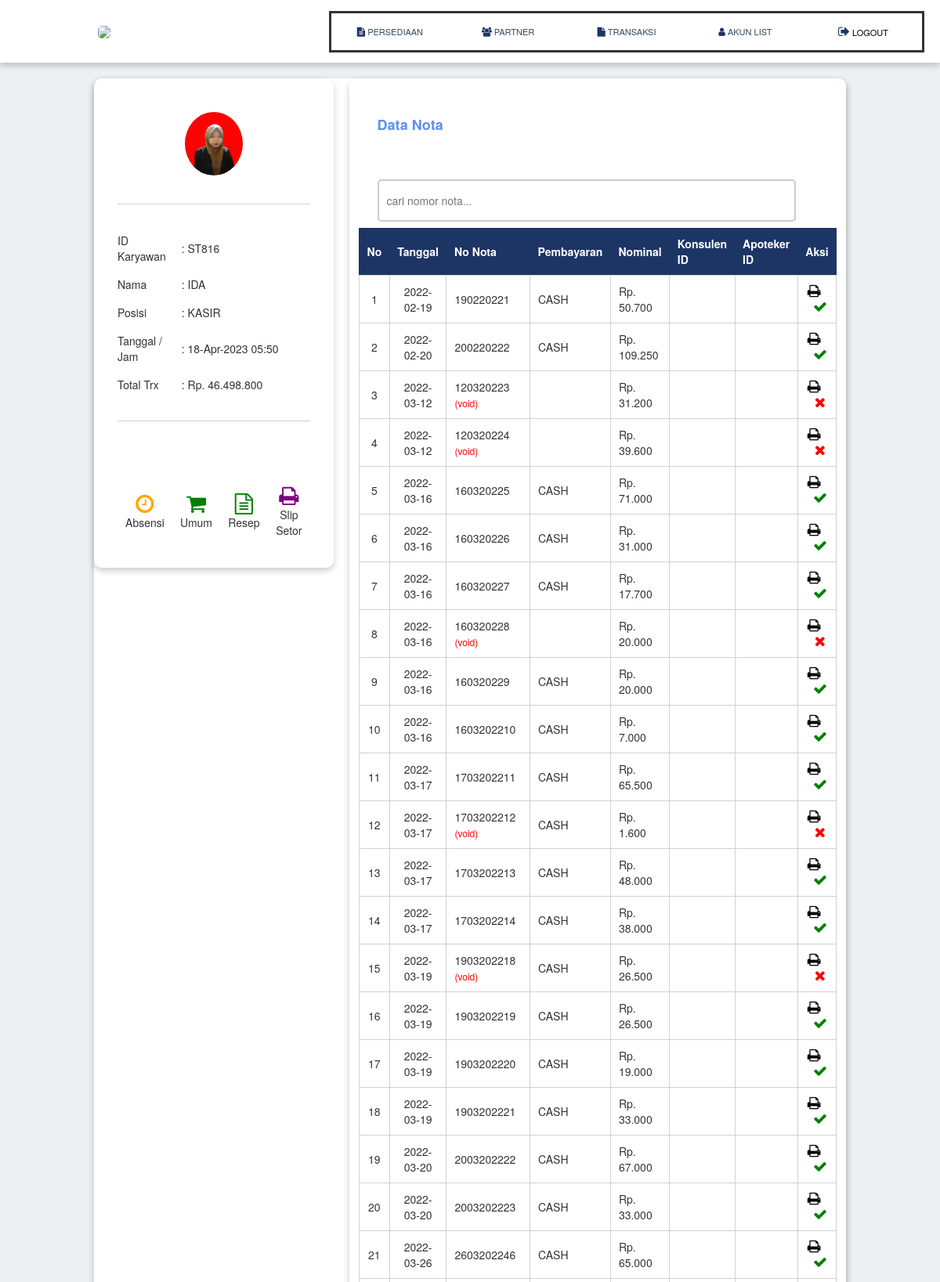
Page /account/list-nota.php (signed in, upper part) on the committed database.
### tables this page shows
CREATE TABLE `db_user` (
  `no` int(10) NOT NULL,
  `id_user` varchar(100) NOT NULL,
  `nama` varchar(100) NOT NULL,
  `alamat` varchar(100) NOT NULL,
  `hp` varchar(15) NOT NULL,
  `email` varchar(100) NOT NULL,
  `jabatan` varchar(25) NOT NULL,
  `username` varchar(10) NOT NULL,
  `password` varchar(6) NOT NULL,
  `jenis_kelamin` varchar(25) NOT NULL,
  `foto` varchar(100) NOT NULL,
  `fee` varchar(5) NOT NULL,
  `activation_status` int(1) NOT NULL DEFAULT 1
);

CREATE TABLE `db_penjualan` (
  `no` int(100) NOT NULL,
  `tanggal` varchar(100) NOT NULL,
  `jam` varchar(100) NOT NULL,
  `nota` varchar(100) NOT NULL,
  `kode_trx` varchar(25) NOT NULL,
  `urut` int(100) NOT NULL,
  `id_produk` varchar(100) NOT NULL,
  `item` varchar(100) NOT NULL,
  `harga_beli` varchar(100) NOT NULL,
  `harga_jual` varchar(100) NOT NULL,
  `qty` varchar(100) NOT NULL,
  `sub_total_beli` varchar(100) NOT NULL,
  `sub_total_jual` varchar(100) NOT NULL,
  `ppn` varchar(100) NOT NULL,
  `sub_total_ppn` varchar(100) NOT NULL,
  `id_user` varchar(100) NOT NULL,
  `status` varchar(1) NOT NULL DEFAULT '0',
  `grand_total` varchar(100) NOT NULL,
  `jenis_pembayaran` varchar(100) NOT NULL,
  `cash_terima` varchar(100) NOT NULL,
  `cash_return` varchar(100) NOT NULL,
  `nama` varchar(100) NOT NULL,
  `hp` varchar(100) NOT NULL,
  `kategori_plg` varchar(100) NOT NULL,
  `no_kartu` varchar(100) NOT NULL,
  `bank_penerbit` varchar(100) NOT NULL,
  `expired_date` varchar(100) NOT NULL,
  `nama_pemegang` varchar(100) NOT NULL,
  `id_konsulen` varchar(100) NOT NULL,
  `id_apoteker` varchar(100) NOT NULL,
  `status_setor` int(1) NOT NULL DEFAULT 0,
  `terima_oleh` varchar(100) NOT NULL,
  `tgl_setor` varchar(50) NOT NULL
);

### account/akses.php (called while the page is built, shortened)
<?php
include dirname(__DIR__)."/configuration/koneksi.php";
$result  = mysqli_query($koneksi, "SELECT * FROM db_user where username like '$_SESSION[guest]'");
$akses     = mysqli_fetch_assoc($result);
?>

### account/list-nota.php (the view, shortened to what this page needs)
<?php
include "akses.php";
include "mainhead.php";
$tglnow = date("d-M-Y");
$jamnow = date("H:i");
?>
<table class ="table-main">
<?php include "dash-left-staff.php"; ?>
<td style="width:1%;"></td>
<td valign="top" style="width:65%;background:white;box-shadow:0 4px 8px 0 rgba(0, 0, 0, 0.2);border-radius:10px;">
<table style="width:95%;padding:20px;margin-top:30px;">
    <td colspan="2" ><font size="4" color="#5b8ff5"><b>Data Nota</b></font></td></tr>
    <td colspan="2" height="40">&nbsp;</td></tr>
    <td ><input type="text" id="myInput" onkeyup="myFunction()" placeholder="cari nomor nota..."></td>
    <td align="center" width="5%">&nbsp;</td>
</table>
<table id="myTable" style="width:95%;padding:20px;margin-top:0px;">
  <tr class="header" height="50" style="background:#1d3565;color:white;">
    <th style="width:5%;padding:10px;"><center>No</center></th>
    <th style="width:13%;padding:10px;"><center>Tanggal</center></th>
    <th style="width:20%;padding:10px;">No Nota</th>
    <th style="width:12%;padding:10px;">Pembayaran</th>
    <th style="width:15%;padding:10px;">Nominal</th>
    <th style="width:11%;padding:10px;">Konsulen ID</th>
    <th style="width:11%;padding:10px;">Apoteker ID</th>
    <th style="width:11%;padding:10px;"><center>Aksi</center></th>
  </tr>
<?php
	$batas = 50;
	$halaman = isset($_GET['halaman'])?(int)$_GET['halaman'] : 1;
	$halaman_awal = ($halaman>1) ? ($halaman * $batas) - $batas : 0;
	$data_pegawai = mysqli_query($koneksi,"select * from db_penjualan where id_user like '$akses[id_user]' group by nota order by no asc limit $halaman_awal, $batas");
  $no = 1;
	while($record = mysqli_fetch_array($data_pegawai)){
    $sqlpengunjung    = "select sum(sub_total_jual) kunjung from db_penjualan where nota like '$record[nota]'";
    $resultpengunjung = mysqli_query($koneksi, $sqlpengunjung);
    $pengunjung3      = mysqli_fetch_object($resultpengunjung);
    $total_penjualan  = $pengunjung3->kunjung;
    $total_penjualanrp= number_format($total_penjualan,0,",",".");
    if ($record["status"] == "0"){$status_nota = "<span style='color:red;font-size:12px;'>(void)</span>";$button_status = "<a tooltip='Nota Transaksi Dibatalkan' flow='left' ><i class='fa fa-times' style='color:red;font-size:18px;'></i></a>";}
    if ($record["status"] == "1"){$status_nota = "";$button_status = "<a href='save-data?nota=$record[nota]&jenis2=batalkan-trx' tooltip='Batalkan Nota Transaksi' flow='left' ><i class='fa fa-check' style='color:green;font-size:18px;' onclick='return cek_del$no();'></i></a>";}
    echo "
    <script>
    function cek_del$no()
    {
        tanya = confirm('Anda ingin membatalkan transaksi nota $record[nota]  ?');
        if (tanya == true) return list_nota();
        else return false;
    }
    </script>
    <tr>
    <td style='border:1px solid #d1d1d1;padding:10px;'><center>$no</center></td>
    <td align='center' style='border:1px solid #d1d1d1;padding:10px;'>$record[tanggal]</td>
    <td style='border:1px solid #d1d1d1;padding:10px;'>$record[nota] $status_nota</td>
    <td style='border:1px solid #d1d1d1;padding:10px;'>$record[jenis_pembayaran]</td>
    <td style='border:1px solid #d1d1d1;padding:10px;'>Rp. $total_penjualanrp</td>
    <td style='border:1px solid #d1d1d1;padding:10px;'>$record[id_konsulen]</td>
    <td style='border:1px solid #d1d1d1;padding:10px;'>$record[id_apoteker]</td>
    <td style='border:1px solid #d1d1d1;padding:10px;'>
    <center>
    <a href='print-nota-2?nota=$record[nota]' tooltip='Cetak ulang nota' flow='left' ><i class='fa fa-print' style='color:black;font-size:18px;'></i></a>
    &nbsp; &nbsp;
    $button_status
    </center>
    </td>
    </tr>";
    $no++;
  }
?>
</table>
</td>

### account/dash-left-staff.php (shortened to what this page needs)
<td valign="top" style="width:30%;height:600px;padding:0px;">
    <table align="center" style="width:100%;height:100px;background:white;box-shadow:0 4px 8px 0 rgba(0, 0, 0, 0.2);border-radius:10px;">
        <td style="padding:20px;"><table width="100%">
        <td colspan="2" align="center"><img src="staff-image/<?php echo "$akses[foto]"; ?>" style="width:30%;height:auto;margin-top:15px;border-radius:100%;"></td></tr>
        <td colspan="2" align="center"><hr style="border:0px;height:1px;background:#d1d1d1;"></td></tr>
        <td style="width:25%;">ID Karyawan</td>
        <td style="width:75%;">: <?php echo "$akses[id_user]"; ?></td></tr>
        <td style="width:25%;">Nama</td>
        <td style="width:75%;">: <?php echo "$akses[nama]"; ?></td></tr>
        <td style="width:25%;">Posisi</td>
        <td style="width:75%;">: <?php echo "$akses[jabatan]"; ?></td></tr>
        <td style="width:25%;">Tanggal / Jam</td>
        <td style="width:75%;">: <?php echo "$tglnow $jamnow"; ?></td></tr>
        <td style="width:25%;">Total Trx</td>
        <td style="width:75%;">: Rp. <?php echo "$user_trxrp"; ?></td></tr>
        <td colspan="2" align="center"><hr style="border:0px;height:1px;background:#d1d1d1;"></td></tr>
        <td colspan="2" align="center"><?php include "jam.php"; ?></td></tr>
        <td colspan="2">
            <table style="width:100%;padding:10px;margin-top:20px;">
                <td align="center" style="width:25%;padding:10px;" onclick="return absensi_karyawan('snapshot')"><a tooltip='Absensi Karyawan' flow='right'><i class="fa fa-clock-o" style="color:orange;font-size:27px;"></i></a><br>Absensi</td>
                <td align="center" style="width:25%;padding:10px;"><a href="penjualan-produk?kategori_cust=UMUM" tooltip='Buat Transaksi Baru Umum' flow='left'><i class="fa fa-shopping-cart" style="color:green;font-size:27px;"></i></a><br>Umum</td>
                <td align="center" style="width:25%;padding:10px;"><a href="penjualan-produk?kategori_cust=RESEP" tooltip='Buat Transaksi Baru Resep Dokter' flow='left'><i class="fa fa-file-text-o" style="color:green;font-size:27px;"></i></a><br>Resep</td>
                <td align="center" style="width:25%;padding:10px;" onclick="return lap_penjualan_produk('lap-penjualan-produk')"><a tooltip='Laporan Penjualan' flow='left'><i class="fa fa-print" style="color:purple;font-size:27px;"></i></a><br>Slip Setor</td>
            </table>
        </td></tr>

### link/mystyle.css (style rules this page uses)
@media screen and (min-width: 279px) { * { margin:0px auto; } }
@media screen and (min-width: 479px) { * { margin:0px auto; } }
@media screen and (min-width: 679px) { * { margin:0px auto; } }
[tooltip] { position: relative; }
[tooltip]::before, [tooltip]::after { text-transform: none; font-size: .9em; line-height: 1; user-select: none; pointer-events: none; position: absolute; display: none; opacity: 0; }
[tooltip]::before { content: ''; border: 5px solid transparent; z-index: 1001; }
[tooltip]::after { content: attr(tooltip); font-family: Helvetica, sans-serif; text-align: center; min-width: 3em; max-width: 21em; white-space: nowrap; overflow: hidden; text-overflow: ellipsis; padding: 1ch 1.5ch; border-radius: .3ch; box-shadow: 0 1em 2em -.5em rgba(0, 0, 0, 0.35); background: #333; color: #fff; z-index: 1000; }
[tooltip][flow^="left"]::before { top: 50%; border-right-width: 0; border-left-color: #333; left: calc(0em - 5px); transform: translate(-.5em, -50%); }
[tooltip][flow^="left"]::after { top: 50%; right: calc(100% + 5px); transform: translate(-.5em, -50%); }
[tooltip][flow^="right"]::before { top: 50%; border-left-width: 0; border-right-color: #333; right: calc(0em - 5px); transform: translate(.5em, -50%); }
[tooltip][flow^="right"]::after { top: 50%; left: calc(100% + 5px); transform: translate(.5em, -50%); }
input[type=text],input[type=password],select,input[type=number],input[type=file],input[type=email],input[type=date],input[type=time],textarea { font-size: 14px; width: 100%; padding: 15px 10px; box-sizing: border-box; border: 2px solid #ccc; -webkit-transition: 0.5s; transition: 0.5s; outline: none; background-size: 30px; background-position: 5px 5px; background-repeat: no-repeat; padding-left: 10px; border-radius: 5px; }
.table-main { width: 80%; margin-bottom: 100px; padding: 100px 100px; border-radius: 10px; background: white; box-shadow: 0 4px 8px 0 rgba(0, 0, 0, 0.2); }
.table-main td { padding: 8px 10px; }

### rows in the picture
db_user: foto (picture), id_user "ST816", nama "IDA", jabatan "KASIR"
db_penjualan: tanggal "2022-02-19", nota "190220221", jenis_pembayaran "CASH", total_penjualanrp "50.700"
db_penjualan: tanggal "2022-02-20", nota "200220222", jenis_pembayaran "CASH", total_penjualanrp "109.250"
db_penjualan: tanggal "2022-03-12", nota "120320223", status "(void)", total_penjualanrp "31.200"
db_penjualan: tanggal "2022-03-12", nota "120320224", status "(void)", total_penjualanrp "39.600"
db_penjualan: tanggal "2022-03-16", nota "160320225", jenis_pembayaran "CASH", total_penjualanrp "71.000"
db_penjualan: tanggal "2022-03-16", nota "160320226", jenis_pembayaran "CASH", total_penjualanrp "31.000"
db_penjualan: tanggal "2022-03-16", nota "160320227", jenis_pembayaran "CASH", total_penjualanrp "17.700"
db_penjualan: tanggal "2022-03-16", nota "160320228", status "(void)", total_penjualanrp "20.000"
db_penjualan: tanggal "2022-03-16", nota "160320229", jenis_pembayaran "CASH", total_penjualanrp "20.000"
db_penjualan: tanggal "2022-03-16", nota "1603202210", jenis_pembayaran "CASH", total_penjualanrp "7.000"
db_penjualan: tanggal "2022-03-17", nota "1703202211", jenis_pembayaran "CASH", total_penjualanrp "65.500"
db_penjualan: tanggal "2022-03-17", nota "1703202212", status "(void)", jenis_pembayaran "CASH", total_penjualanrp "1.600"
db_penjualan: tanggal "2022-03-17", nota "1703202213", jenis_pembayaran "CASH", total_penjualanrp "48.000"
db_penjualan: tanggal "2022-03-17", nota "1703202214", jenis_pembayaran "CASH", total_penjualanrp "38.000"
db_penjualan: tanggal "2022-03-19", nota "1903202218", status "(void)", jenis_pembayaran "CASH", total_penjualanrp "26.500"
db_penjualan: tanggal "2022-03-19", nota "1903202219", jenis_pembayaran "CASH", total_penjualanrp "26.500"
db_penjualan: tanggal "2022-03-19", nota "1903202220", jenis_pembayaran "CASH", total_penjualanrp "19.000"
db_penjualan: tanggal "2022-03-19", nota "1903202221", jenis_pembayaran "CASH", total_penjualanrp "33.000"
db_penjualan: tanggal "2022-03-20", nota "2003202222", jenis_pembayaran "CASH", total_penjualanrp "67.000"
db_penjualan: tanggal "2022-03-20", nota "2003202223", jenis_pembayaran "CASH", total_penjualanrp "33.000"
db_penjualan: tanggal "2022-03-26", nota "2603202246", jenis_pembayaran "CASH", total_penjualanrp "65.000"

### other values in the picture
$user_trxrp "46.498.800"
